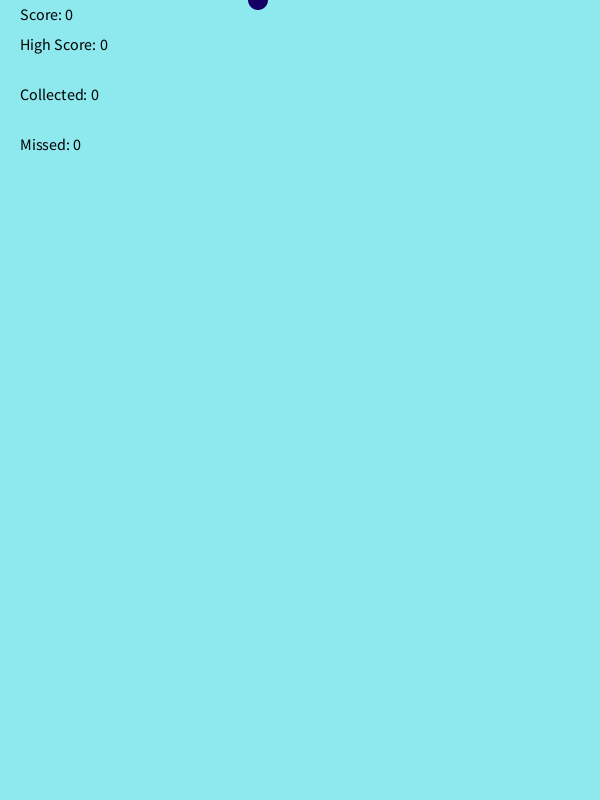
Frame 1 (no input)
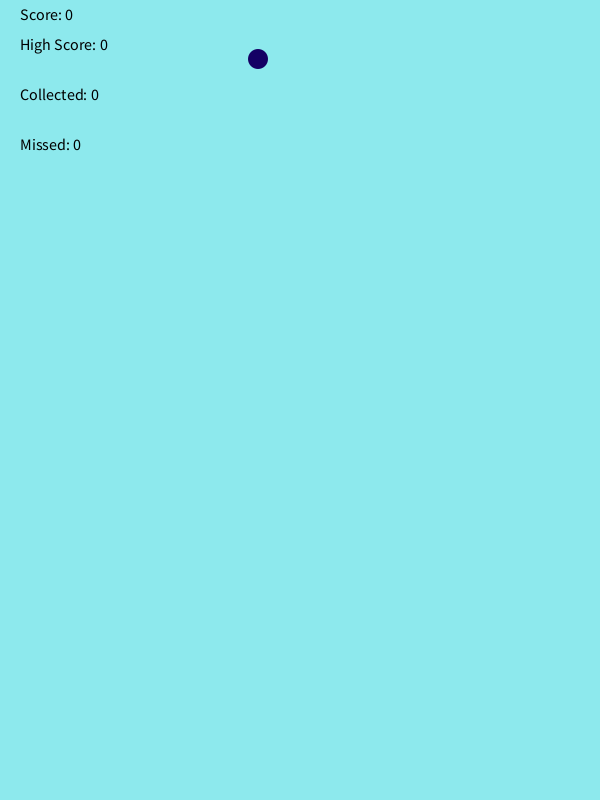
Frame 60 (the mouse pressed at the canvas centre just before this capture)
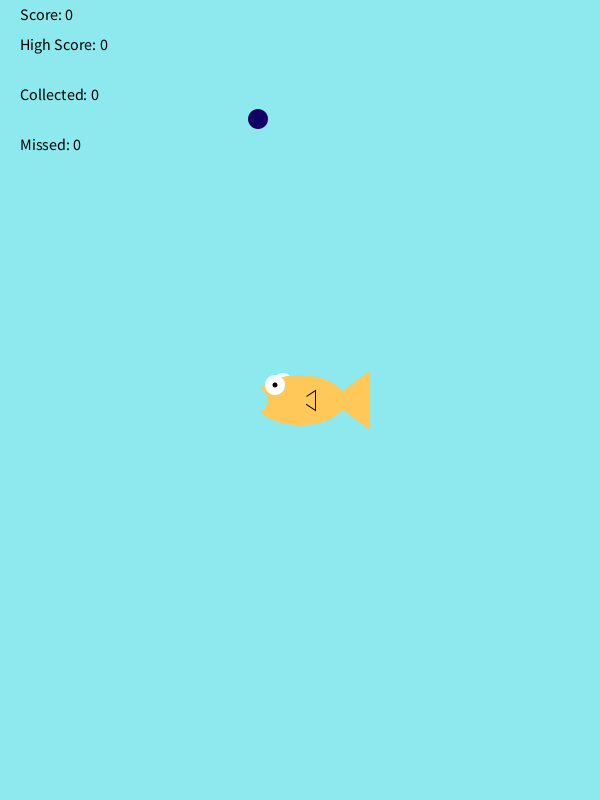
Frame 120 (the mouse held since frame 60 and released just before this capture)

The Processing sketch that drew these frames (run headless with seeded random() and noise(); from frame 60 on, the mouse is pressed at the canvas centre):

// Processing sketch: catch_fish_game
// ── catch_fish_game.pde
void setup()
{
size(600,800); 
}
int ballY; 
int ballX = (int) random(400);
int score;
int hs;
int b = 50;
int radius = 40;
int c;
int m;

void draw()
{
drawFish();
fill(20,0,100);
noStroke();
ellipse(ballX,ballY,20,20);
ballY += 1*score+1;
checkCatch();
hs();
drawScore();
}


void checkCatch()
{
if(dist(ballX,mouseX,radius) && dist(ballY,mouseY,radius)&& mouseY >=b)
{
score ++; 
c ++;
ballY = 0;
ballX = (int) random(400);
ellipse(ballX,ballY,20,20);
}
else if (ballY >= 800 && score > 0)
{
score --;
m ++;
ballY = 0;
ballX = (int) random(400);
ellipse(ballX,ballY,20,20);
  
}

}


void drawFish(){
  background(141,233,237);
  if(mouseY >=b)
  {
  noStroke();
  fill(255,255,255);
  ellipse(mouseX-17,mouseY-17,20,20); //back side eye
  fill(255,200,88);
  ellipse(mouseX,mouseY,90,50); //body
  triangle(mouseX+30,mouseY,mouseX+70,mouseY+30,mouseX+70,mouseY-30); //tail
  stroke(0);
  triangle(mouseX,mouseY,mouseX+15,mouseY+10,mouseX+15,mouseY-10); //side fin
  noStroke();
  fill(255,200,88);
  ellipse(mouseX,mouseY,15,15); //side fin cover
  noStroke();
  fill(255,255,255);
  ellipse(mouseX-25,mouseY-15,20,20); //front eye
  fill(0,0,0);
  ellipse(mouseX-25,mouseY-15,5,5); //pupil
  fill(141,233,237);
  ellipse(mouseX-45,mouseY,25,25); //mouth
}
}


public boolean dist(int a, int b, int c) 
{
    return Math.abs(a - b) < c;
}


public void hs()
{
if(score > hs)
{
hs = score;
}
}

public void drawScore()
{
fill(0, 0, 0);
textSize(16);
text("Score: " + score, 20, 20);
text("High Score: " + hs, 20, 50);  
text("Collected: " + c, 20, 100);
text("Missed: " + m, 20, 150);
}

  
